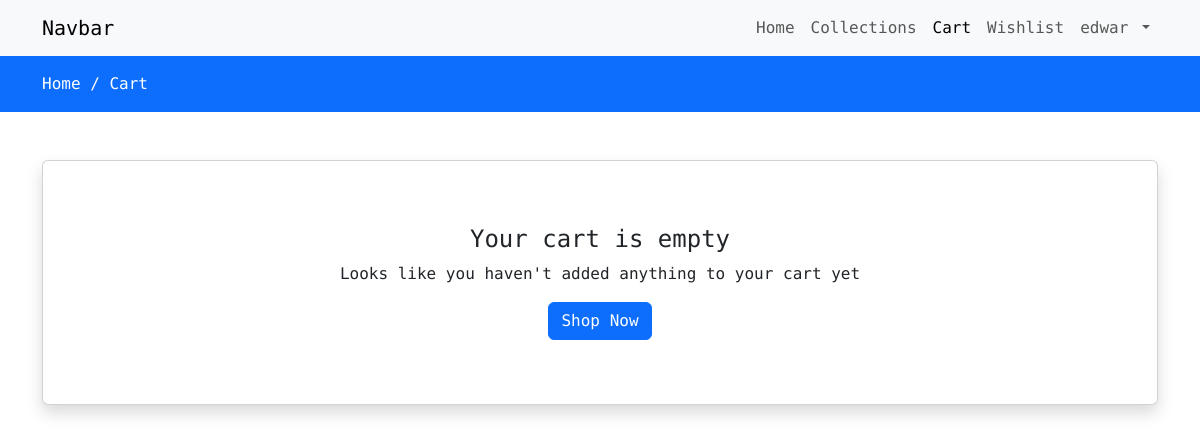
Before: /cart (signed in) with the older database file.
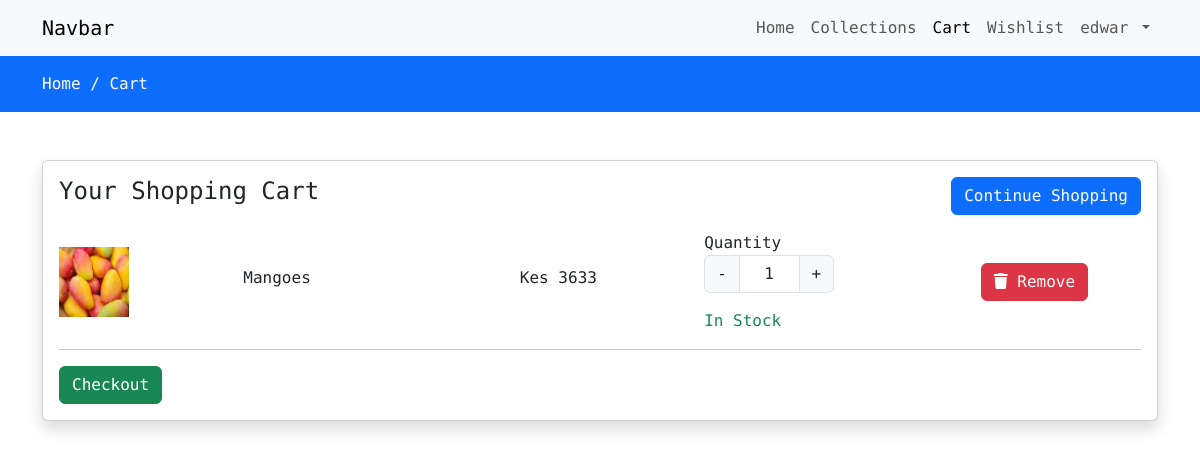
After: the same page with the newer database file.
### store/models.py (models this page shows, shortened)
class Cart(models.Model):
    user = models.ForeignKey(User, on_delete=models.CASCADE)
    product= models.ForeignKey(Product, on_delete=models.CASCADE)
    product_qty = models.IntegerField(null=False, blank=False)
    created_at = models.DateTimeField(auto_now_add=True)

class Product(models.Model):
    category = models.ForeignKey(Category, on_delete=models.CASCADE)
    slug = models.CharField(max_length=150, null=False, blank=False)
    name = models.CharField(max_length=150, null=False, blank=False)
    product_image = models.ImageField(upload_to=get_file_path, null=True, blank= True  )
    small_description = models.CharField(max_length=150, null=False, blank=False)
    quantity = models.IntegerField(null=False,blank=False)
    description = models.TextField(max_length=500, null=False, blank=False)
    original_price= models.FloatField(null=False, blank=False)
    selling_price= models.FloatField(null=False, blank=False)
    status = models.BooleanField(default=False, help_text="0=default, 1=hidden")
    trending = models.BooleanField(default=False, help_text="0=default, 1=trending")
    tag=models.CharField(max_length=150, null=False, blank=False)
    meta_title = models.CharField(max_length=150, null=False, blank=False)
    meta_keyword = models.CharField(max_length=150, null=False, blank=False)
    meta_description = models.TextField(max_length=500, null=False, blank=False)
    created_at = models.DateTimeField(auto_now=True)

### store/controller/cart.py (the view)
# urls.py: path('cart', cart.viewcart, name='cart'),
@login_required(login_url='loginpage')
def viewcart(request):
    cart = Cart.objects.filter(user=request.user)
    context = {'cart': cart}
    return render(request, "store/cart.html", context)

### store/templates/store/cart.html (shortened to what this page needs)
{% extends "store/layouts/main.html" %}
{% block content %}
<div class="py-3 bg-primary">
    <div class="container">
        <a class="text-white" href="{% url 'home' %}">Home /</a>
        <a class="text-white" href="{% url 'cart' %}">Cart</a>
    </div>
</div>
<div class="py-5">
    <div class="container">
        <div class="row">
            <div class="col-md-12">
                <div class="card shadow">
                    <div class="card-body cartdata">
                        {% if cart %}
                            <div class="row mb-3">
                                <div class="col-md-8">
                                    <h4>Your Shopping Cart</h4>
                                </div>
                                <div class="col-md-4 text-end">
                                    <a href="{% url 'collections' %}" class="btn btn-primary">Continue Shopping</a>
                                </div>
                            </div>
                            {% for item in cart %}
                                <div class="row product_data mb-3">
                                    <div class="col-md-2 my-auto">
                                        <img src="{{ item.product.product_image.url }}" height="70px" width="70px" alt="{{ item.product.name }}">
                                    </div>
                                    <div class="col-md-3 my-auto">
                                        <h6>{{ item.product.name }}</h6>
                                    </div>
                                    <div class="col-md-2 my-auto">
                                        <h6>Kes {{ item.product.selling_price | stringformat:'d' }}</h6>
                                    </div>
                                    <div class="col-md-3 my-auto">
                                        {% if item.product.quantity >= item.product_qty %}
                                            <label for="Quantity">Quantity</label>
                                            <div class="input-group text-center mb-3" style="width:130px;">
                                                <button class="input-group-text changeQuantity decrement-btn">-</button>
                                                <input type="text" name="quantity" class="form-control qty-input text-center" value="{{ item.product_qty }}">
                                                <button class="input-group-text changeQuantity increment-btn">+</button>
                                            </div>
                                            <span class="text-success">In Stock</span>
                                        {% else %}
                                            <h6 class="text-danger">Out of Stock</h6>
                                        {% endif %}
                                    </div>
                                    <div class="col-md-2 my-auto">
                                        <button class="btn btn-danger delete-cart-item">
                                            <i class="fa fa-trash"></i> Remove
                                        </button>
                                    </div>
                                </div>
                                <hr>
                            {% endfor %}
                            <a href="{% url 'checkout'%}" class="btn btn-outline btn-success">Checkout</a>
                        {% else %}
                            <div class="text-center py-5">
                                <h4>Your cart is empty</h4>
                                <p>Looks like you haven't added anything to your cart yet</p>
                                <a href="{% url 'collections' %}" class="btn btn-primary">Shop Now</a>
                            </div>
                        {% endif %}
                    </div>
                </div>
            </div>
        </div>
    </div>
</div>
{% endblock content %}

Changed rows visible on the page:
added Cart: product.product_image (picture), product.name "Mangoes", product.selling_price "3633", quantity "1"
Other visible differences:
text no longer shown: "Your cart is empty Looks like you haven't added anything to your cart yet Shop Now"
text now shown: "Your Shopping Cart Continue Shopping Checkout"
